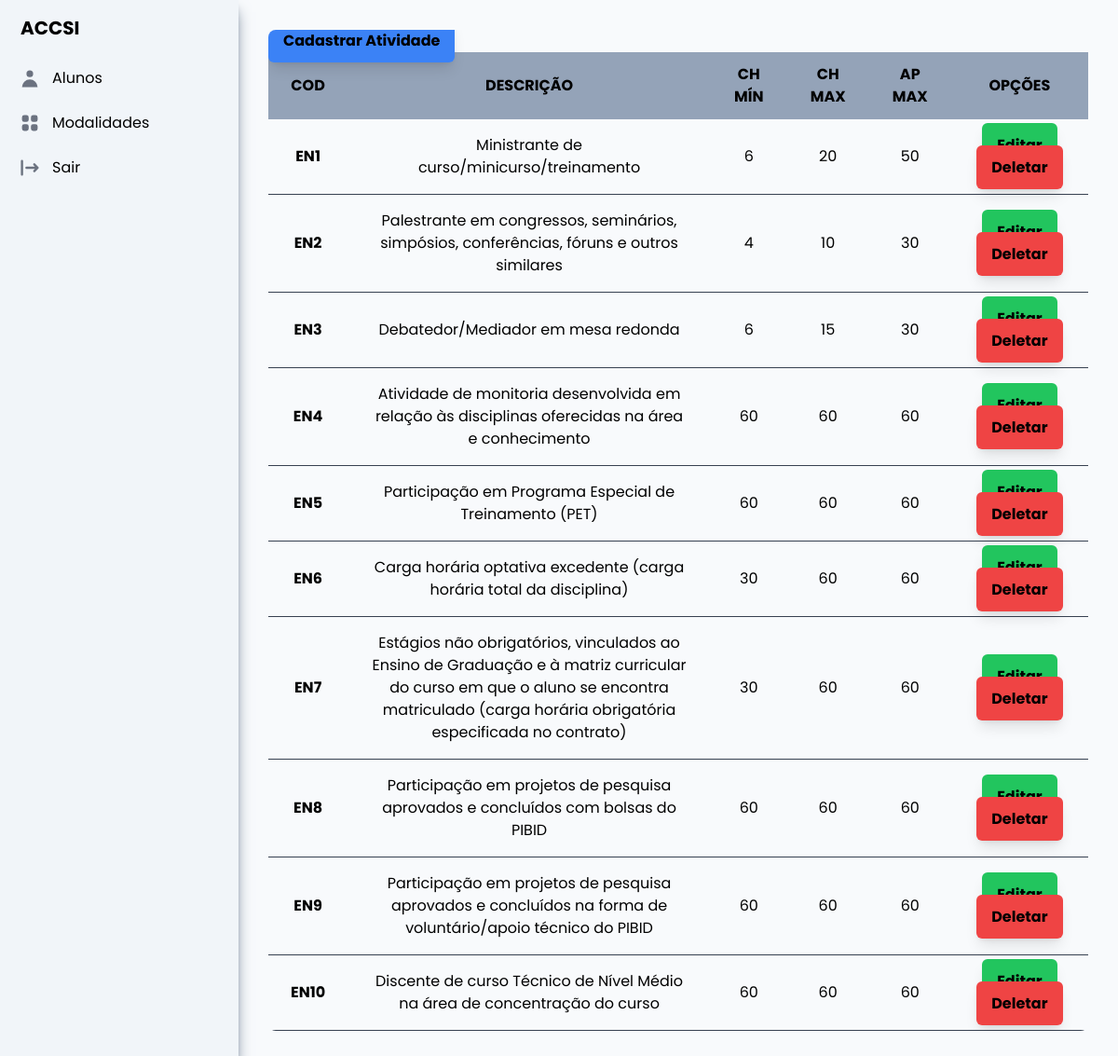
The page /atividade/ensino (signed in) on the database its author committed.
### atividade/models.py (models this page shows, shortened)
class Atividade(models.Model):
    id_atividade = models.AutoField(primary_key=True)
    codigo = models.CharField(unique=True, max_length=5)
    modalidade = models.ForeignKey(Modalidade, on_delete=models.CASCADE)
    descricao = models.CharField(max_length=250)
    ch_min = models.IntegerField()
    ch_max = models.IntegerField()
    ap_max = models.IntegerField()

### atividade/views.py (the view)
# urls.py: path('ensino', views.ListarEnsino.as_view(), name="listar_atividade_ensino"),
@method_decorator(login_required, name='dispatch')
class ListarEnsino(ListView):
    template_name = 'ensino/listar_ensino.html'
    model = Atividade
    context_object_name = 'atividades'
    def get_queryset(self):
        queryset = super().get_queryset()
        queryset = queryset.filter(modalidade=Modalidade.objects.get(id_modalidade=1))
        return queryset

### atividade/templates/ensino/listar_ensino.html
{% extends 'base.html' %}
{% block conteudo %}
    <div class="relative overflow-x-auto sm:rounded-lg text-black">
        <table class="w-full text-base text-center">
            <a href="{% url 'cadastrar_atividade_ensino' %}"
               class="text-textbase font-bold px-4 py-3 bg-blue-500 rounded-md shadow-lg transform active:scale-90 transition-transform">
                Cadastrar Atividade</a>
            <thead class="uppercase bg-slate-400">
            <tr>
                <th scope="col" class="px-6 py-3">
                    Cod
                </th>
                <th scope="col" class="px-6 py-3">
                    Descrição
                </th>
                <th scope="col" class="px-6 py-3">
                    CH Mín
                </th>
                <th scope="col" class="px-6 py-3">
                    CH Max
                </th>
                <th scope="col" class="px-6 py-3">
                    AP Max
                </th>
                <th scope="col" class="px-6 py-3">
                    Opções
                </th>
            </tr>
            </thead>
            <tbody>
            {% for atividade in atividades %}
                <tr class="border-b border-gray-700">
                    <th scope="row" class="px-6 py-4 font-bold whitespace-nowrap">
                        {{ atividade.codigo }}
                    </th>
                    <td class="px-6 py-4">
                        {{ atividade.descricao }}
                    </td>
                    <td class="px-6 py-4">
                        {{ atividade.ch_min }}
                    </td>
                    <td class="px-6 py-4">
                        {{ atividade.ch_max }}
                    </td>
                    <td class="px-6 py-4">
                        {{ atividade.ap_max }}
                    </td>
                    <td class="px-6 py-4">
                        <a href="{% url 'editar_atividade_ensino' atividade.id_atividade %}"
                           class="text-textbase px-4 font-bold py-3 bg-green-500 rounded-md shadow-lg transform active:scale-90 transition-transform">Editar</a>
                        <a href="{% url 'apagar_atividade_ensino' atividade.id_atividade %}"
                           class="text-textbase px-4 font-bold py-3 bg-red-500 rounded-md shadow-lg transform active:scale-90 transition-transform">Deletar</a>
                    </td>
                </tr>
            {% endfor %}
            </tbody>
        </table>
    </div>
{% endblock %}

### static/css/style.css (style rules this page uses)
* { margin: 0; padding: 0; box-sizing: border-box; font-family: "Poppins"; }

### rows shown on the page
Atividade: codigo "EN1", descricao "Ministrante de curso/minicurso/treinamento", ch_min "6", ch_max "20", ap_max "50"
Atividade: codigo "EN2", descricao "Palestrante em congressos, seminários, simpósios, conferências, fóruns e outros similares", ch_min "4", ch_max "10", ap_max "30"
Atividade: codigo "EN3", descricao "Debatedor/Mediador em mesa redonda", ch_min "6", ch_max "15", ap_max "30"
Atividade: codigo "EN4", descricao "Atividade de monitoria desenvolvida em relação às disciplinas oferecidas na área e conhecimento", ch_min "60", ch_max "60", ap_max "60"
Atividade: codigo "EN5", descricao "Participação em Programa Especial de Treinamento (PET)", ch_min "60", ch_max "60", ap_max "60"
Atividade: codigo "EN6", descricao "Carga horária optativa excedente (carga horária total da disciplina)", ch_min "30", ch_max "60", ap_max "60"
Atividade: codigo "EN7", descricao "Estágios não obrigatórios, vinculados ao Ensino de Graduação e à matriz curricular do curso em que o aluno se encontra matriculado (carga horária obrigatória especificada no contrato)", ch_min "30", ch_max "60", ap_max "60"
Atividade: codigo "EN8", descricao "Participação em projetos de pesquisa aprovados e concluídos com bolsas do PIBID", ch_min "60", ch_max "60", ap_max "60"
Atividade: codigo "EN9", descricao "Participação em projetos de pesquisa aprovados e concluídos na forma de voluntário/apoio técnico do PIBID", ch_min "60", ch_max "60", ap_max "60"
Atividade: codigo "EN10", descricao "Discente de curso Técnico de Nível Médio na área de concentração do curso", ch_min "60", ch_max "60", ap_max "60"
